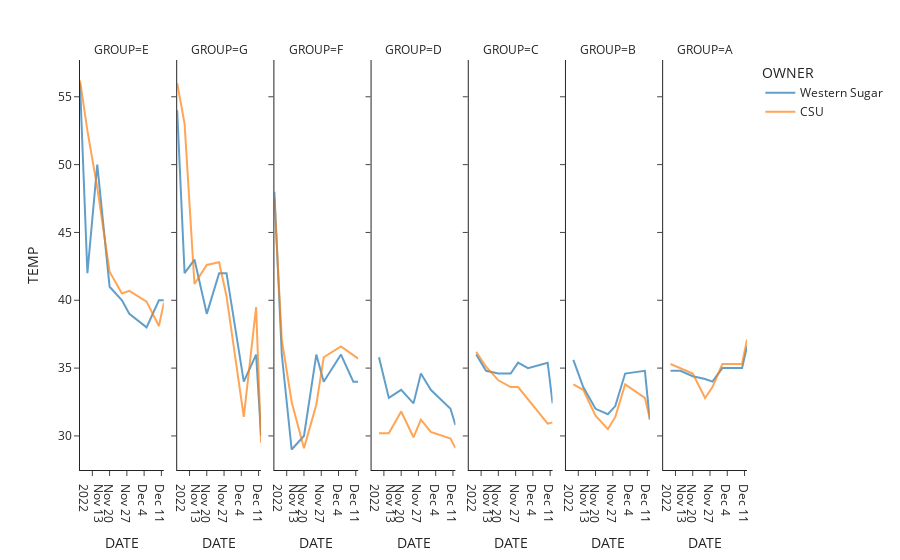

Notebook code for this chart:
### Markdown cell above
#### Timeseries Plots Stratified by Location

### Code cell
fig_temp_time = px.line(
    df.sort_values(by='DATE').dropna(), 
    x="DATE", 
    y="TEMP",
    color = 'OWNER',
    facet_col="GROUP",
    template='simple_white'
)
fig_temp_time.update_traces(opacity=0.7)
fig_temp_time.show()

### Figure 1 — Plotly figure (JSON) as saved in the notebook; plotly's stock layout.template omitted (floating-point values rounded to 4 significant figures)
{"data": [{"hovertemplate": "OWNER=Western Sugar<br>GROUP=E<br>DATE=%{x}<br>TEMP=%{y}<extra></extra>", "legendgroup": "Western Sugar", "line": {"color": "#1F77B4", "dash": "solid"}, "mode": "lines", "name": "Western Sugar", "opacity": 0.7, "orientation": "v", "showlegend": true, "type": "scatter", "x": ["2022-11-08T00:00:00", "2022-11-11T00:00:00", "2022-11-15T00:00:00", "2022-11-20T00:00:00", "2022-11-25T00:00:00", "2022-11-28T00:00:00", "2022-12-05T00:00:00", "2022-12-10T00:00:00", "2022-12-12T00:00:00"], "xaxis": "x", "y": [56, 42, 50, 41, 40, 39, 38, 40, 40], "yaxis": "y"}, {"hovertemplate": "OWNER=Western Sugar<br>GROUP=G<br>DATE=%{x}<br>TEMP=%{y}<extra></extra>", "legendgroup": "Western Sugar", "line": {"color": "#1F77B4", "dash": "solid"}, "mode": "lines", "name": "Western Sugar", "opacity": 0.7, "orientation": "v", "showlegend": false, "type": "scatter", "x": ["2022-11-08T00:00:00", "2022-11-11T00:00:00", "2022-11-15T00:00:00", "2022-11-20T00:00:00", "2022-11-25T00:00:00", "2022-11-28T00:00:00", "2022-12-05T00:00:00", "2022-12-10T00:00:00", "2022-12-12T00:00:00"], "xaxis": "x2", "y": [54, 42, 43, 39, 42, 42, 34, 36, 30], "yaxis": "y2"}, {"hovertemplate": "OWNER=Western Sugar<br>GROUP=F<br>DATE=%{x}<br>TEMP=%{y}<extra></extra>", "legendgroup": "Western Sugar", "line": {"color": "#1F77B4", "dash": "solid"}, "mode": "lines", "name": "Western Sugar", "opacity": 0.7, "orientation": "v", "showlegend": false, "type": "scatter", "x": ["2022-11-08T00:00:00", "2022-11-11T00:00:00", "2022-11-15T00:00:00", "2022-11-20T00:00:00", "2022-11-25T00:00:00", "2022-11-28T00:00:00", "2022-12-05T00:00:00", "2022-12-10T00:00:00", "2022-12-12T00:00:00"], "xaxis": "x3", "y": [48, 36, 29, 30, 36, 34, 36, 34, 34], "yaxis": "y3"}, {"hovertemplate": "OWNER=Western Sugar<br>GROUP=D<br>DATE=%{x}<br>TEMP=%{y}<extra></extra>", "legendgroup": "Western Sugar", "line": {"color": "#1F77B4", "dash": "solid"}, "mode": "lines", "name": "Western Sugar", "opacity": 0.7, "orientation": "v", "showlegend": false, "type": "scatter", "x": ["2022-11-11T00:00:00", "2022-11-15T00:00:00", "2022-11-20T00:00:00", "2022-11-25T00:00:00", "2022-11-28T00:00:00", "2022-12-02T00:00:00", "2022-12-10T00:00:00", "2022-12-12T00:00:00"], "xaxis": "x4", "y": [35.8, 32.8, 33.4, 32.4, 34.6, 33.4, 32, 30.8], "yaxis": "y4"}, {"hovertemplate": "OWNER=Western Sugar<br>GROUP=C<br>DATE=%{x}<br>TEMP=%{y}<extra></extra>", "legendgroup": "Western Sugar", "line": {"color": "#1F77B4", "dash": "solid"}, "mode": "lines", "name": "Western Sugar", "opacity": 0.7, "orientation": "v", "showlegend": false, "type": "scatter", "x": ["2022-11-11T00:00:00", "2022-11-15T00:00:00", "2022-11-20T00:00:00", "2022-11-25T00:00:00", "2022-11-28T00:00:00", "2022-12-02T00:00:00", "2022-12-10T00:00:00", "2022-12-12T00:00:00"], "xaxis": "x5", "y": [36, 34.8, 34.6, 34.6, 35.4, 35, 35.4, 32.4], "yaxis": "y5"}, {"hovertemplate": "OWNER=Western Sugar<br>GROUP=B<br>DATE=%{x}<br>TEMP=%{y}<extra></extra>", "legendgroup": "Western Sugar", "line": {"color": "#1F77B4", "dash": "solid"}, "mode": "lines", "name": "Western Sugar", "opacity": 0.7, "orientation": "v", "showlegend": false, "type": "scatter", "x": ["2022-11-11T00:00:00", "2022-11-15T00:00:00", "2022-11-20T00:00:00", "2022-11-25T00:00:00", "2022-11-28T00:00:00", "2022-12-02T00:00:00", "2022-12-10T00:00:00", "2022-12-12T00:00:00"], "xaxis": "x6", "y": [35.6, 33.6, 32, 31.6, 32.2, 34.6, 34.8, 31.2], "yaxis": "y6"}, {"hovertemplate": "OWNER=Western Sugar<br>GROUP=A<br>DATE=%{x}<br>TEMP=%{y}<extra></extra>", "legendgroup": "Western Sugar", "line": {"color": "#1F77B4", "dash": "solid"}, "mode": "lines", "name": "Western Sugar", "opacity": 0.7, "orientation": "v", "showlegend": false, "type": "scatter", "x": ["2022-11-11T00:00:00", "2022-11-15T00:00:00", "2022-11-20T00:00:00", "2022-11-25T00:00:00", "2022-11-28T00:00:00", "2022-12-02T00:00:00", "2022-12-10T00:00:00", "2022-12-12T00:00:00"], "xaxis": "x7", "y": [34.8, 34.8, 34.4, 34.2, 34, 35, 35, 36.6], "yaxis": "y7"}, {"hovertemplate": "OWNER=CSU<br>GROUP=E<br>DATE=%{x}<br>TEMP=%{y}<extra></extra>", "legendgroup": "CSU", "line": {"color": "#FF7F0E", "dash": "solid"}, "mode": "lines", "name": "CSU", "opacity": 0.7, "orientation": "v", "showlegend": true, "type": "scatter", "x": ["2022-11-08T00:00:00", "2022-11-11T00:00:00", "2022-11-15T00:00:00", "2022-11-20T00:00:00", "2022-11-25T00:00:00", "2022-11-28T00:00:00", "2022-12-05T00:00:00", "2022-12-10T00:00:00", "2022-12-12T00:00:00"], "xaxis": "x", "y": [56.2, 52.5, 48.3, 42.1, 40.5, 40.7, 39.9, 38.1, 39.8], "yaxis": "y"}, {"hovertemplate": "OWNER=CSU<br>GROUP=G<br>DATE=%{x}<br>TEMP=%{y}<extra></extra>", "legendgroup": "CSU", "line": {"color": "#FF7F0E", "dash": "solid"}, "mode": "lines", "name": "CSU", "opacity": 0.7, "orientation": "v", "showlegend": false, "type": "scatter", "x": ["2022-11-08T00:00:00", "2022-11-11T00:00:00", "2022-11-15T00:00:00", "2022-11-20T00:00:00", "2022-11-25T00:00:00", "2022-11-28T00:00:00", "2022-12-05T00:00:00", "2022-12-10T00:00:00", "2022-12-12T00:00:00"], "xaxis": "x2", "y": [56, 53, 41.2, 42.6, 42.8, 40.3, 31.4, 39.5, 29.5], "yaxis": "y2"}, {"hovertemplate": "OWNER=CSU<br>GROUP=F<br>DATE=%{x}<br>TEMP=%{y}<extra></extra>", "legendgroup": "CSU", "line": {"color": "#FF7F0E", "dash": "solid"}, "mode": "lines", "name": "CSU", "opacity": 0.7, "orientation": "v", "showlegend": false, "type": "scatter", "x": ["2022-11-08T00:00:00", "2022-11-11T00:00:00", "2022-11-15T00:00:00", "2022-11-20T00:00:00", "2022-11-25T00:00:00", "2022-11-28T00:00:00", "2022-12-05T00:00:00", "2022-12-10T00:00:00", "2022-12-12T00:00:00"], "xaxis": "x3", "y": [47.5, 37.1, 32.5, 29.1, 32.3, 35.8, 36.6, 36, 35.7], "yaxis": "y3"}, {"hovertemplate": "OWNER=CSU<br>GROUP=D<br>DATE=%{x}<br>TEMP=%{y}<extra></extra>", "legendgroup": "CSU", "line": {"color": "#FF7F0E", "dash": "solid"}, "mode": "lines", "name": "CSU", "opacity": 0.7, "orientation": "v", "showlegend": false, "type": "scatter", "x": ["2022-11-11T00:00:00", "2022-11-15T00:00:00", "2022-11-20T00:00:00", "2022-11-25T00:00:00", "2022-11-28T00:00:00", "2022-12-02T00:00:00", "2022-12-10T00:00:00", "2022-12-12T00:00:00"], "xaxis": "x4", "y": [30.2, 30.2, 31.8, 29.9, 31.2, 30.3, 29.8, 29.1], "yaxis": "y4"}, {"hovertemplate": "OWNER=CSU<br>GROUP=C<br>DATE=%{x}<br>TEMP=%{y}<extra></extra>", "legendgroup": "CSU", "line": {"color": "#FF7F0E", "dash": "solid"}, "mode": "lines", "name": "CSU", "opacity": 0.7, "orientation": "v", "showlegend": false, "type": "scatter", "x": ["2022-11-11T00:00:00", "2022-11-15T00:00:00", "2022-11-20T00:00:00", "2022-11-25T00:00:00", "2022-11-28T00:00:00", "2022-12-02T00:00:00", "2022-12-10T00:00:00", "2022-12-12T00:00:00"], "xaxis": "x5", "y": [36.2, 35.1, 34.1, 33.6, 33.6, 32.7, 30.9, 31], "yaxis": "y5"}, {"hovertemplate": "OWNER=CSU<br>GROUP=B<br>DATE=%{x}<br>TEMP=%{y}<extra></extra>", "legendgroup": "CSU", "line": {"color": "#FF7F0E", "dash": "solid"}, "mode": "lines", "name": "CSU", "opacity": 0.7, "orientation": "v", "showlegend": false, "type": "scatter", "x": ["2022-11-11T00:00:00", "2022-11-15T00:00:00", "2022-11-20T00:00:00", "2022-11-25T00:00:00", "2022-11-28T00:00:00", "2022-12-02T00:00:00", "2022-12-10T00:00:00", "2022-12-12T00:00:00"], "xaxis": "x6", "y": [33.8, 33.4, 31.5, 30.5, 31.4, 33.8, 32.8, 31.3], "yaxis": "y6"}, {"hovertemplate": "OWNER=CSU<br>GROUP=A<br>DATE=%{x}<br>TEMP=%{y}<extra></extra>", "legendgroup": "CSU", "line": {"color": "#FF7F0E", "dash": "solid"}, "mode": "lines", "name": "CSU", "opacity": 0.7, "orientation": "v", "showlegend": false, "type": "scatter", "x": ["2022-11-11T00:00:00", "2022-11-15T00:00:00", "2022-11-20T00:00:00", "2022-11-25T00:00:00", "2022-11-28T00:00:00", "2022-12-02T00:00:00", "2022-12-10T00:00:00", "2022-12-12T00:00:00"], "xaxis": "x7", "y": [35.3, 35, 34.6, 32.8, 33.6, 35.3, 35.3, 37.1], "yaxis": "y7"}], "layout": {"annotations": [{"font": {}, "showarrow": false, "text": "GROUP=E", "x": 0.06286, "xanchor": "center", "xref": "paper", "y": 1, "yanchor": "bottom", "yref": "paper"}, {"font": {}, "showarrow": false, "text": "GROUP=G", "x": 0.2086, "xanchor": "center", "xref": "paper", "y": 1, "yanchor": "bottom", "yref": "paper"}, {"font": {}, "showarrow": false, "text": "GROUP=F", "x": 0.3543, "xanchor": "center", "xref": "paper", "y": 1, "yanchor": "bottom", "yref": "paper"}, {"font": {}, "showarrow": false, "text": "GROUP=D", "x": 0.5, "xanchor": "center", "xref": "paper", "y": 1, "yanchor": "bottom", "yref": "paper"}, {"font": {}, "showarrow": false, "text": "GROUP=C", "x": 0.6457, "xanchor": "center", "xref": "paper", "y": 1, "yanchor": "bottom", "yref": "paper"}, {"font": {}, "showarrow": false, "text": "GROUP=B", "x": 0.7914, "xanchor": "center", "xref": "paper", "y": 1, "yanchor": "bottom", "yref": "paper"}, {"font": {}, "showarrow": false, "text": "GROUP=A", "x": 0.9371, "xanchor": "center", "xref": "paper", "y": 1, "yanchor": "bottom", "yref": "paper"}], "autosize": true, "legend": {"title": {"text": "OWNER"}, "tracegroupgap": 0}, "margin": {"t": 60}, "xaxis": {"anchor": "y", "autorange": true, "domain": [0, 0.1257], "range": ["2022-11-08", "2022-12-12"], "title": {"text": "DATE"}, "type": "date"}, "xaxis2": {"anchor": "y2", "autorange": true, "domain": [0.1457, 0.2714], "matches": "x", "range": ["2022-11-08", "2022-12-12"], "title": {"text": "DATE"}, "type": "date"}, "xaxis3": {"anchor": "y3", "autorange": true, "domain": [0.2914, 0.4171], "matches": "x", "range": ["2022-11-08", "2022-12-12"], "title": {"text": "DATE"}, "type": "date"}, "xaxis4": {"anchor": "y4", "autorange": true, "domain": [0.4371, 0.5629], "matches": "x", "range": ["2022-11-08", "2022-12-12"], "title": {"text": "DATE"}, "type": "date"}, "xaxis5": {"anchor": "y5", "autorange": true, "domain": [0.5829, 0.7086], "matches": "x", "range": ["2022-11-08", "2022-12-12"], "title": {"text": "DATE"}, "type": "date"}, "xaxis6": {"anchor": "y6", "autorange": true, "domain": [0.7286, 0.8543], "matches": "x", "range": ["2022-11-08", "2022-12-12"], "title": {"text": "DATE"}, "type": "date"}, "xaxis7": {"anchor": "y7", "autorange": true, "domain": [0.8743, 1.0], "matches": "x", "range": ["2022-11-08", "2022-12-12"], "title": {"text": "DATE"}, "type": "date"}, "yaxis": {"anchor": "x", "autorange": true, "domain": [0, 1], "range": [27.49, 57.71], "title": {"text": "TEMP"}, "type": "linear"}, "yaxis2": {"anchor": "x2", "autorange": true, "domain": [0, 1], "matches": "y", "range": [27.49, 57.71], "showticklabels": false, "type": "linear"}, "yaxis3": {"anchor": "x3", "autorange": true, "domain": [0, 1], "matches": "y", "range": [27.49, 57.71], "showticklabels": false, "type": "linear"}, "yaxis4": {"anchor": "x4", "autorange": true, "domain": [0, 1], "matches": "y", "range": [27.49, 57.71], "showticklabels": false, "type": "linear"}, "yaxis5": {"anchor": "x5", "autorange": true, "domain": [0, 1], "matches": "y", "range": [27.49, 57.71], "showticklabels": false, "type": "linear"}, "yaxis6": {"anchor": "x6", "autorange": true, "domain": [0, 1], "matches": "y", "range": [27.49, 57.71], "showticklabels": false, "type": "linear"}, "yaxis7": {"anchor": "x7", "autorange": true, "domain": [0, 1], "matches": "y", "range": [27.49, 57.71], "showticklabels": false, "type": "linear"}}}
